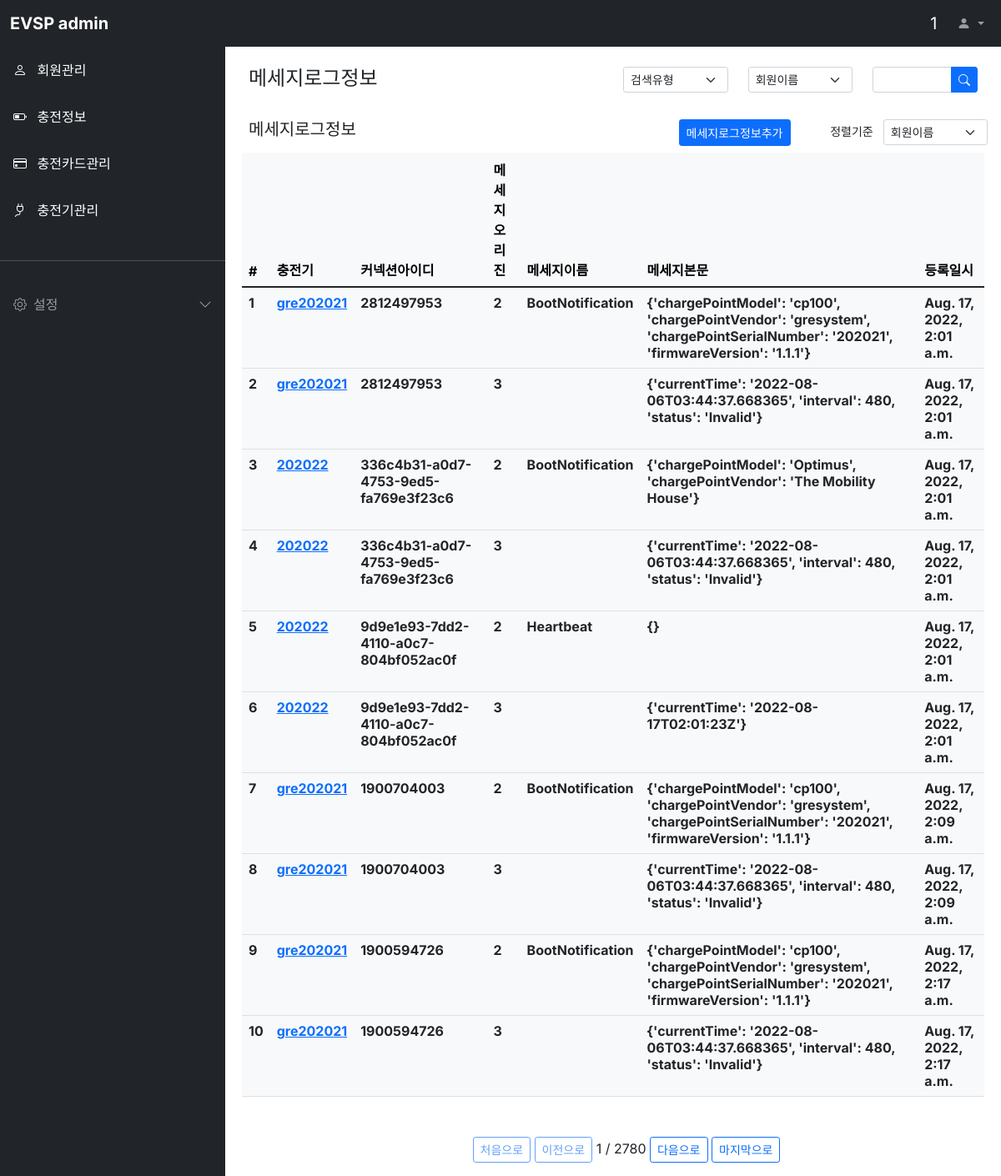
/ocpp16/ (signed in), run on the app's committed database.
### ocpp16/models.py (models this page shows, shortened)
class Ocpp16(models.Model):
  cpnumber = models.CharField(max_length=128, verbose_name='충전기번호')
  msg_direction = models.IntegerField(verbose_name='메세지오리진')
  msg_name = models.CharField(max_length=128, verbose_name='메세지이름')
  msg_content = models.TextField(verbose_name='메세지본문')
  connection_id = models.CharField(max_length=128, verbose_name='커넥션아이디')
  register_dttm = models.DateTimeField(auto_now_add=True, verbose_name='등록일시')
  class Meta:
    db_table = 'evsp_ocpp16'
    verbose_name = '메세지정보'
    verbose_name_plural = '메세지정보'

### ocpp16/views.py (the view)
# urls.py: path('', views.Ocpp16List.as_view()),
class Ocpp16List(ListView):
  model = Ocpp16
  template_name='ocpp16.html'
  context_object_name = 'ocpp16List'
  paginate_by = 10
  queryset = Ocpp16.objects.all()
  def get_context_data(self, **kwargs):
    context = super().get_context_data(**kwargs)
    user_id = self.request.session['user']
    context['loginuser'] = user_id
    return context

### ocpp16/templates/ocpp16.html (shortened to what this page needs)
{% extends "base.html" %}
{% block contents %}
<div class="row mt-3 mx-3">
  <div class="col-md-6 fw-bold"><h4>메세지로그정보</h4></div>
  <div class="col-md-2">
    <select class="form-select form-select-sm" aria-label="Default select example">
      <option selected>검색유형</option>
    </select>
  </div>
  <div class="col-md-2">
    <select class="form-select form-select-sm" aria-label="Default select example">
      <option selected>회원이름</option>
    </select>
  </div>
  <div class="col-md-2">
    <form>
      <div class="input-group input-group-sm">
        <input type="text" class="form-control" placeholder="" aria-label="Recipient's userid" aria-describedby="button-addon2">
        <button class="btn btn-primary" type="button" id="button-addon2">
          <i class="bi bi-search"></i>
        </button>
      </div>
    </form>
  </div>
</div>
<div class="row mt-3 mx-3">
  <div class="col-md-6 fw-bold"><h5>메세지로그정보</h5></div>
  <div class="col-md-3 d-grid justify-content-md-end">
    <button class="btn btn-primary btn-sm"
      onclick="location.href='/charginginfo/register/'">메세지로그정보추가
    </button>
  </div>
  <div class="col-md-3">
    <div class="row justify-content-end">
      <label class="col form-select-sm text-end">정렬기준</label>
      <select class="col form-select form-select-sm" aria-label="Default select example">
        <option selected>회원이름</option>
      </select>
    </div>
  </div>
</div>
<div class="row mt-2 mx-2">
  <div class="col-12">
    <table class="table table-light">
      <thead class="thead-light">
        <tr>
          <th scope="col">#</th>
          <th scope="col">충전기</th>
          <th scope="col">커넥션아이디</th>
          <th scope="col">메세지오리진</th>
          <th scope="col">메세지이름</th>
          <th scope="col">메세지본문</th>
          <th scope="col">등록일시</th>
        </tr>
      </thead>
      <tbody class="text-dark">
        {% for msgloginfo in ocpp16List %}
        <tr>
          <th scope="row">{{ msgloginfo.id }}</th>
          <th><a href="/charginginfo/{{ charginginfo.id }}">{{ msgloginfo.cpnumber }}</a></th>
          <th>{{ msgloginfo.connection_id }}</th>
          <th>{{ msgloginfo.msg_direction }}</th>
          <th>{{ msgloginfo.msg_name }}</th>
          <th>{{ msgloginfo.msg_content }}</th>
          <th>{{ msgloginfo.register_dttm }}</th>
        </tr>
        {% endfor %}
      </tbody>
    </table>
    <div class="pagination justify-content-center mt-5">
      <ul class="step-links">
        {% if page_obj.has_previous %}
        <a class="btn btn-sm btn-outline-primary" href="?page=1">처음으로</a>
        <a class="btn btn-sm btn-outline-primary" href="?page={{ page_obj.previous_page_number }}">이전으로</a>
        {% else %}
        <a class="btn btn-sm btn-outline-primary disabled" href="#">처음으로</a>
        <a class="btn btn-sm btn-outline-primary disabled" href="#">이전으로</a>
        {% endif %}
      <span class="current">
        {{ page_obj.number }} / {{ page_obj.paginator.num_pages }}
      </span>
        {% if page_obj.has_next %}
        <a class="btn btn-sm btn-outline-primary" href="?page={{ page_obj.next_page_number }}">다음으로</a>
        <a class="btn btn-sm btn-outline-primary" href="?page={{ page_obj.paginator.num_pages }}">마지막으로</a>
        {% else %}
        <a class="btn btn-sm btn-outline-primary disabled" href="#">다음으로</a>
        <a class="btn btn-sm btn-outline-primary disabled" href="#">마지막으로</a>
        {% endif %}
      </ul>
    </div>
  </div>
</div>
{% endblock %}

### static/style.css (style rules this page uses)
body, button { font-family: "Inter", sans-serif; }
:root { --offcanvas-width: 270px; --topNavbarHeight: 56px; }
@media (min-width: 992px) { body { overflow: auto !important; } }

### data on the page
Ocpp16: id "1", cpnumber "gre202021", connection_id "2812497953", msg_direction "2", msg_name "BootNotification", msg_content "{'chargePointModel': 'cp100', 'chargePointVendor': 'gresystem', 'chargePointSerialNumber': '202021', 'firmwareVersion': '1.1.1'}", register_dttm "Aug. 17, 2022, 2:01 a.m."
Ocpp16: id "2", cpnumber "gre202021", connection_id "2812497953", msg_direction "3", msg_content "{'currentTime': '2022-08-06T03:44:37.668365', 'interval': 480, 'status': 'Invalid'}", register_dttm "Aug. 17, 2022, 2:01 a.m."
Ocpp16: id "3", cpnumber "202022", connection_id "336c4b31-a0d7-4753-9ed5-fa769e3f23c6", msg_direction "2", msg_name "BootNotification", msg_content "{'chargePointModel': 'Optimus', 'chargePointVendor': 'The Mobility House'}", register_dttm "Aug. 17, 2022, 2:01 a.m."
Ocpp16: id "4", cpnumber "202022", connection_id "336c4b31-a0d7-4753-9ed5-fa769e3f23c6", msg_direction "3", msg_content "{'currentTime': '2022-08-06T03:44:37.668365', 'interval': 480, 'status': 'Invalid'}", register_dttm "Aug. 17, 2022, 2:01 a.m."
Ocpp16: id "5", cpnumber "202022", connection_id "9d9e1e93-7dd2-4110-a0c7-804bf052ac0f", msg_direction "2", msg_name "Heartbeat", msg_content "{}", register_dttm "Aug. 17, 2022, 2:01 a.m."
Ocpp16: id "6", cpnumber "202022", connection_id "9d9e1e93-7dd2-4110-a0c7-804bf052ac0f", msg_direction "3", msg_content "{'currentTime': '2022-08-17T02:01:23Z'}", register_dttm "Aug. 17, 2022, 2:01 a.m."
Ocpp16: id "7", cpnumber "gre202021", connection_id "1900704003", msg_direction "2", msg_name "BootNotification", msg_content "{'chargePointModel': 'cp100', 'chargePointVendor': 'gresystem', 'chargePointSerialNumber': '202021', 'firmwareVersion': '1.1.1'}", register_dttm "Aug. 17, 2022, 2:09 a.m."
Ocpp16: id "8", cpnumber "gre202021", connection_id "1900704003", msg_direction "3", msg_content "{'currentTime': '2022-08-06T03:44:37.668365', 'interval': 480, 'status': 'Invalid'}", register_dttm "Aug. 17, 2022, 2:09 a.m."
Ocpp16: id "9", cpnumber "gre202021", connection_id "1900594726", msg_direction "2", msg_name "BootNotification", msg_content "{'chargePointModel': 'cp100', 'chargePointVendor': 'gresystem', 'chargePointSerialNumber': '202021', 'firmwareVersion': '1.1.1'}", register_dttm "Aug. 17, 2022, 2:17 a.m."
Ocpp16: id "10", cpnumber "gre202021", connection_id "1900594726", msg_direction "3", msg_content "{'currentTime': '2022-08-06T03:44:37.668365', 'interval': 480, 'status': 'Invalid'}", register_dttm "Aug. 17, 2022, 2:17 a.m."

### other printed values
{{ loginuser }} "1"
{{ page_obj.number }} "1"
{{ page_obj.paginator.num_pages }} "2780"
